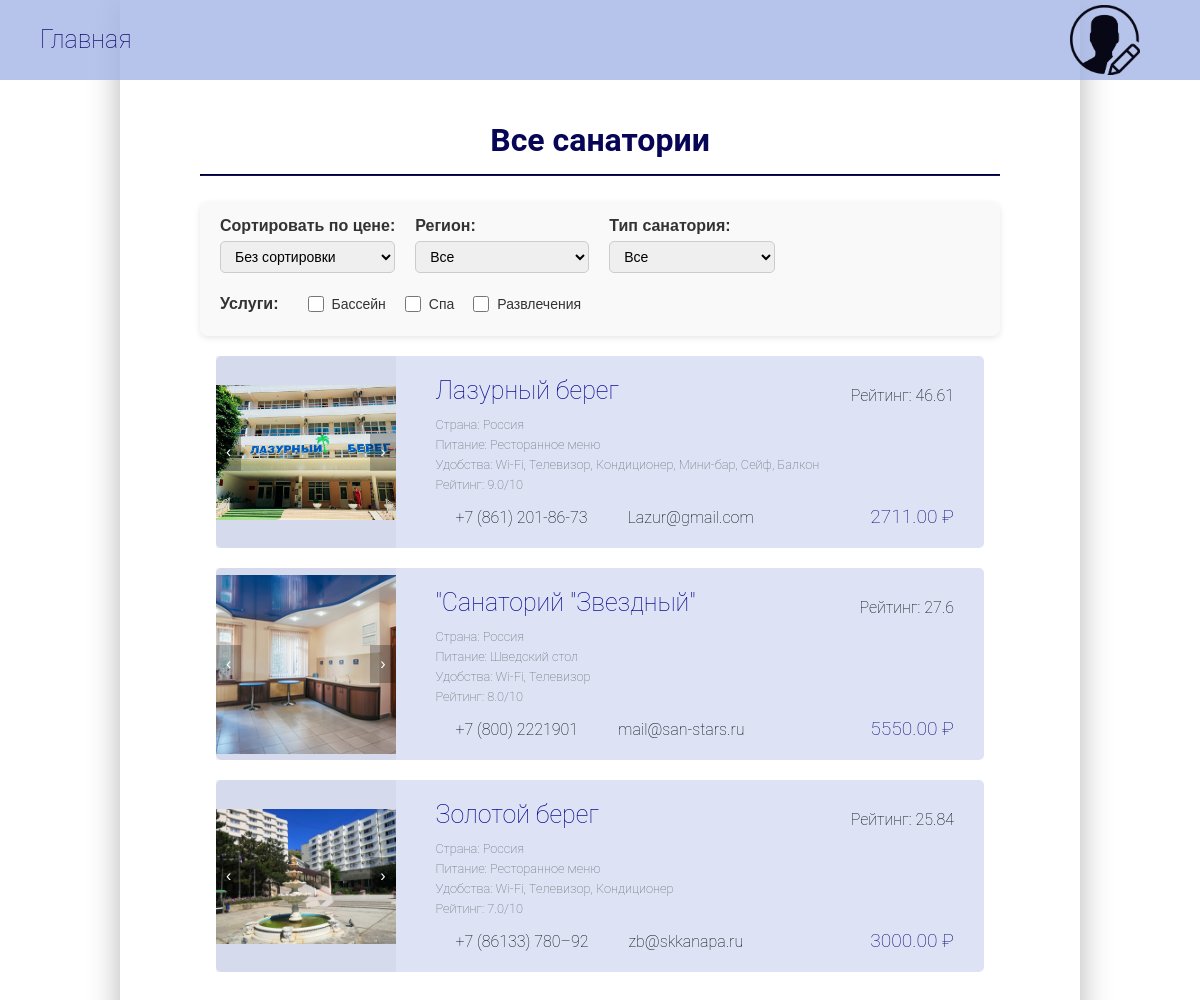
The page /index (signed in) on the database its author committed.
### app/models/sanatoriumPhoto.py (models this page shows)
class SanatoriumPhoto(db.Model):
    __tablename__ = 'sanatorium_photos'
    id = db.Column(db.Integer, primary_key=True)
    sanatorium_id = db.Column(db.Integer, db.ForeignKey('sanatoriums.id', ondelete='CASCADE'), nullable=False)
    sanatorium = db.relationship('Sanatorium', backref=db.backref('photos', passive_deletes=True, cascade="all, delete"))
    file_path = db.Column(db.String(255), nullable=False)

### app/models/sanatorium.py (models this page shows)
class Sanatorium(db.Model):
    __tablename__ = 'sanatoriums'
    id = db.Column(db.Integer, primary_key=True)
    name = db.Column(db.String(255), nullable=False)
    description = db.Column(db.Text, nullable=True)
    website = db.Column(db.String(255), nullable=True)
    price_per_night = db.Column(db.Numeric(10, 2), nullable=False) #стоимость за ночь
    price_per_service = db.Column(db.Numeric(10, 2), nullable=True) #стоимость услуг
    country = db.Column(db.String(110), nullable=False)
    region = db.Column(db.String(100), nullable=False)
    resort = db.Column(db.String(100), nullable=False)
    place_to_attractions = db.Column(db.Integer, nullable=False) #расстояние до достопримечательностей
    specialization = db.Column(db.Text, nullable=True)
    equipment = db.Column(db.Text, nullable=True)
    room_types = db.Column(db.Text, nullable=True)
    amenities = db.Column(db.Text, nullable=True) #удобства
    food_type = db.Column(db.String(255), nullable=False)
    food_quality = db.Column(db.Integer, nullable=True)
    has_pool = db.Column(db.Boolean, default=False)
    has_spa = db.Column(db.Boolean, default=False)
    has_entertainment = db.Column(db.Boolean, default=False)
    has_sports_facilities = db.Column(db.Boolean, default=False)
    average_review_score = db.Column(db.Numeric(3, 1), nullable=True) #рейтинг
    phone = db.Column(db.String(191), nullable=True)
    email = db.Column(db.String(191), nullable=True)

### app/routs/main_routes.py (the view)
@main_bp.route('/')
@main_bp.route('/index') # для главной страницы
def index():
    sanatoriums = Sanatorium.query.all() # получение санатриев
    user = None
    user_id = session.get('user_id')
    if user_id:
        user = db.session.get(User, user_id) # получение зарегистрированного пользователя
    has_prefs = False
    if user:
        prefs = UserPreferences.query.filter_by(user_id=user.id).first() #получение предпочтений
        has_prefs = prefs is not None
    photos_dict = {} #для утсановки фото санаториев
    for sanatorium in sanatoriums:
        photo = SanatoriumPhoto.query.filter_by(sanatorium_id=sanatorium.id).first()
        if photo:
            photos_dict[sanatorium.id] = photo.file_path
    user_id_from_session = session.get('user_id')
    user = db.session.get(User, user_id_from_session) if user_id_from_session else None
    itog = None  # будущий массив с весами санаториев
    sorted_sanatoriums = sanatoriums
    if user and UserPreferences.budget:
        itog = calculate_itog(sanatoriums) # массив с весами санаториев
        sorted_sanatoriums = sorted( # сортировка плашек санаториев
            sanatoriums,
            key=lambda x: itog.get(x.id, 0),
            reverse=True
        )
    return render_template('index.html', sanatoriums=sorted_sanatoriums, photos=photos_dict, itog=itog, user=user, has_prefs=has_prefs)

### app/algorithms/maai.py (called while the page is built)
def checkValid_UserAndPreferences(session):
    user_id_from_session = session.get('user_id')
    if not user_id_from_session:
        print("Пользователь не авторизован")
        return False
    user = db.session.get(User, user_id_from_session)  # Ищем пользователя по user_id
    if not user:
        print("Пользователь не найден")
        return False
    preferences = UserPreferences.query.filter_by(user_id=user.id).first()
    if not preferences:
        print("Предпочтения не найдены")
        return False
    return user, preferences

def matrixAnalyze(matrix):
    n = len(matrix)
    normalizedMatrix = np.empty((n, n))
    columnSum = np.zeros(n)
    lineSum = np.zeros(n)
    for i in range(n):
        for j in range(n):
            columnSum[i] += round(matrix[j][i], 5)
    for i in range(n):
        for j in range(n):
            normalizedMatrix[i, j] = round((matrix[i][j] / columnSum[j]), 3)
            lineSum[i] += round(normalizedMatrix[i][j], 5)
    for i in range(n):
        lineSum[i] = round(lineSum[i] / n,3)
    return lineSum

def alternativeWeightMatrix(priceWeight, locationWeight, treatmentWeight, livingWeight, entertainmentWeight, sanatoriumList):
    altWeightMatrix = np.column_stack((priceWeight, locationWeight, treatmentWeight, livingWeight, entertainmentWeight))
    return(altWeightMatrix)

### templates/index.html (shortened to what this page needs)
{% extends 'base.html' %}
{% block body %}
<h1>Все санатории</h1>
<hr><br>
<div class="filter-options">
    <div class="filter-group">
        <label for="priceSort">Сортировать по цене:</label>
        <select id="priceSort">
            <option value="none">Без сортировки</option>
        </select>
    </div>
    <div class="filter-group">
        <label for="regionFilter">Регион:</label>
        <select id="regionFilter">
            <option value="">Все</option>
        </select>
    </div>
    <div class="filter-group">
        <label for="typeFilter">Тип санатория:</label>
        <select id="typeFilter">
            <option value="">Все</option>
        </select>
    </div>
    <div class="filter-group services">
        <span>Услуги:</span>
        <label><input type="checkbox" class="serviceFilter" value="pool"> Бассейн</label>
        <label><input type="checkbox" class="serviceFilter" value="spa"> Спа</label>
        <label><input type="checkbox" class="serviceFilter" value="entertainment"> Развлечения</label>
    </div>
</div>
<div id="sanatoriumList">
    {% for sanatorium in sanatoriums %}
    <div class="sanatoriy"
         data-price="{{ sanatorium.price_per_night }}"
         data-region="{{ sanatorium.region|lower }}"
         data-type="{% if sanatorium.specialization and sanatorium.specialization.split(',')|length > 1 %}многопрофильный{% else %}профильный{% endif %}"
         data-has-pool="{{ sanatorium.has_pool|lower }}"
         data-has-spa="{{ sanatorium.has_spa|lower }}"
         data-has-entertainment="{{ sanatorium.has_entertainment|lower }}"
         onclick="window.location='{{ url_for('sanatoriums.sanatorium', id=sanatorium.id) }}'">
        <div class="photo">
            <div class="sanatorium-content">
                {% if sanatorium.photos %}
                <div class="img-wrap">
                    {% for photo in sanatorium.photos %}
                    <img src="{{ url_for('static', filename=photo.file_path) }}" alt="Фото {{ sanatorium.name }}" class="sanatorium-photo">
                    {% endfor %}
                </div>
                <button class="btn prev">‹</button>
                <button class="btn next">›</button>
                {% else %}
                <img src="{{ url_for('static', filename='images/example.jpg') }}" alt="Заглушка" class="sanatorium-photo">
                {% endif %}
            </div>
        </div>
        <div class="main-sanatoriy">
            <div class="main-sanatoriy-top">
                <h1 class="name">{{ sanatorium.name }}</h1>
                {% if user and has_prefs %}
                <span style="padding: 20px 20px 0px 0px;" title="Рейтинг расчитан на основе ваших предпочтений">Рейтинг: {{ itog[sanatorium.id] }}</span>
                {% endif %}
            </div>
            <p class="info">Страна: {{ sanatorium.country }}</p>
            <p class="info">Питание: {{ sanatorium.food_type }}</p>
            <p class="info">Удобства: {{ sanatorium.amenities or '—' }}</p>
            <p class="info">Рейтинг: {{ sanatorium.average_review_score }}/10</p>
            <div class="get-contact">
                <span class="phone">+7 {{ sanatorium.phone }}</span>
                <span class="email">{{ sanatorium.email }}</span>
                <span class="cost">{{ sanatorium.price_per_night }} ₽</span>
            </div>
        </div>
    </div>
    {% endfor %}
</div>
{% endblock %}

### static/style/main.css (style rules this page uses)
html, body { margin: 0px; padding: 0px; }
.main h1 { font-family: "Roboto", sans-serif; color:rgb(7, 5, 86); margin-bottom: 5px; text-align: center; }
.main hr { border-color:rgb(5, 4, 58); margin-top: 15px; }
.sanatoriy { font-family: "Roboto", sans-serif; font-weight: 200; cursor: pointer; background-color: #DDE3F5; display: flex; width: 96%; margin: 20px 0px; border-radius: 5px; height: auto; margin-left: 2%; flex-direction: row; }
.sanatoriy .photo { background-color: rgba(28, 29, 48, 0.044); width: 25%; height: auto; display: flex; justify-content: center; align-items: center; }
.sanatoriy .photo img { width: 100%; object-fit: cover; max-height: 220px; }
.main-sanatoriy { width: 75%; display: flex; flex-direction: column; padding: 10px; padding-left: 40px; }
.main-sanatoriy-top { flex-direction: row; display: flex ; flex-wrap: wrap; justify-content: flex-start; align-content: flex-start; }
.main-sanatoriy-top h1.name { font-family: "Roboto", sans-serif; font-weight: 200; color: darkblue; display: inline-block; font-size: 25px; text-align: left; flex-grow: 10; margin: 10px 0; }
.sanatoriy p.info { font-size: 0.8em; color: rgba(47, 47, 47, 0.7); margin: 5px 0; line-height: 10px; }
.get-contact { display: flex; font-family: "Roboto", sans-serif; justify-content: flex-start; margin-top: 10px; text-align: center; font-size: 1em; }
.get-contact span { display: block; margin: 3px 20px; }
.sanatoriy .cost { font-size: 1.2em; color: rgb(9, 9, 121); margin-top: auto; text-align: right; margin-right: 20px; margin-bottom: 10px; flex-grow: 10; }
.sanatorium-content { display: flex; gap: 40px; flex-wrap: wrap; }
.photo { position: relative; width: 80%; max-width: 600px; overflow: hidden; }
.img-wrap { display: flex; transition: transform 0.5s ease; object-fit: cover; }
.img-wrap img { width: 100%; max-height: 360px; flex-shrink: 0; object-fit: cover; }
.btn { position: absolute; top: 50%; transform: translateY(-50%); background: rgba(0, 0, 0, 0.26); color: #fff; border: none; padding: 10px; font-size: 16px; cursor: pointer; border-radius: 0px; }
.prev { left: 0px; }
.next { right: 0px; }
.filter-options { display: flex; flex-wrap: wrap; gap: 20px; align-items: center; margin-bottom: 20px; font-family: Arial, sans-serif; background: #f9f9f9; padding: 15px 20px; border-radius: 8px; box-shadow: 0 2px 6px rgba(0,0,0,0.1); }
.filter-group { display: flex; flex-direction: column; min-width: 150px; }
.filter-group label, .filter-group span { font-weight: 600; margin-bottom: 6px; color: #333; user-select: none; }
.filter-group select { padding: 6px 10px; border: 1px solid #ccc; border-radius: 5px; font-size: 14px; transition: border-color 0.3s ease; }
.filter-group.services { flex-direction: row; align-items: center; gap: 15px; min-width: auto; }
.filter-group.services span { margin-right: 10px; font-weight: 600; }
.filter-group.services label { display: flex; align-items: center; gap: 5px; font-weight: normal; cursor: pointer; user-select: none; font-size: 14px; }
.filter-group.services input[type="checkbox"] { width: 16px; height: 16px; cursor: pointer; }

### rows shown on the page
Sanatorium: name "Лазурный берег", itog "46.61", country "Россия", food_type "Ресторанное меню", amenities "Wi-Fi, Телевизор, Кондиционер, Мини-бар, Сейф, Балкон", average_review_score "9.0", phone "(861) 201-86-73", email "Lazur@gmail.com", price_per_night "2711.00"
SanatoriumPhoto: file_path (picture)
Sanatorium: name "\"Санаторий \"Звездный\"", itog "27.6", country "Россия", food_type "Шведский стол", amenities "Wi-Fi, Телевизор", average_review_score "8.0", phone "(800) 2221901", email "mail@san-stars.ru", price_per_night "5550.00"
SanatoriumPhoto: file_path (picture)
Sanatorium: name "Золотой берег", itog "25.84", country "Россия", food_type "Ресторанное меню", amenities "Wi-Fi, Телевизор, Кондиционер", average_review_score "7.0", phone "(86133) 780–92", email "zb@skkanapa.ru", price_per_night "3000.00"
SanatoriumPhoto: file_path (picture)
